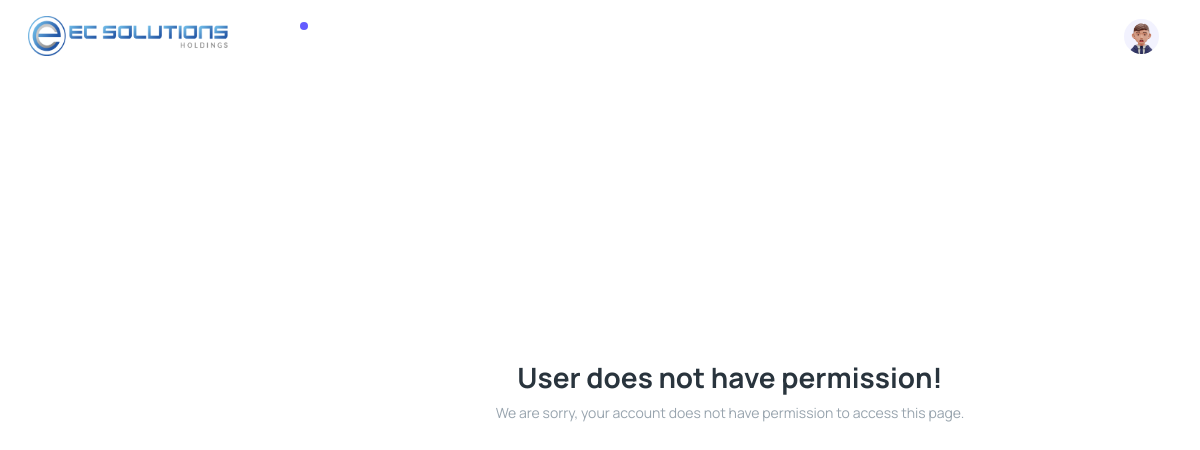
/index.php?route=validate-stockout (signed in), run on an earlier commit of the app's database.
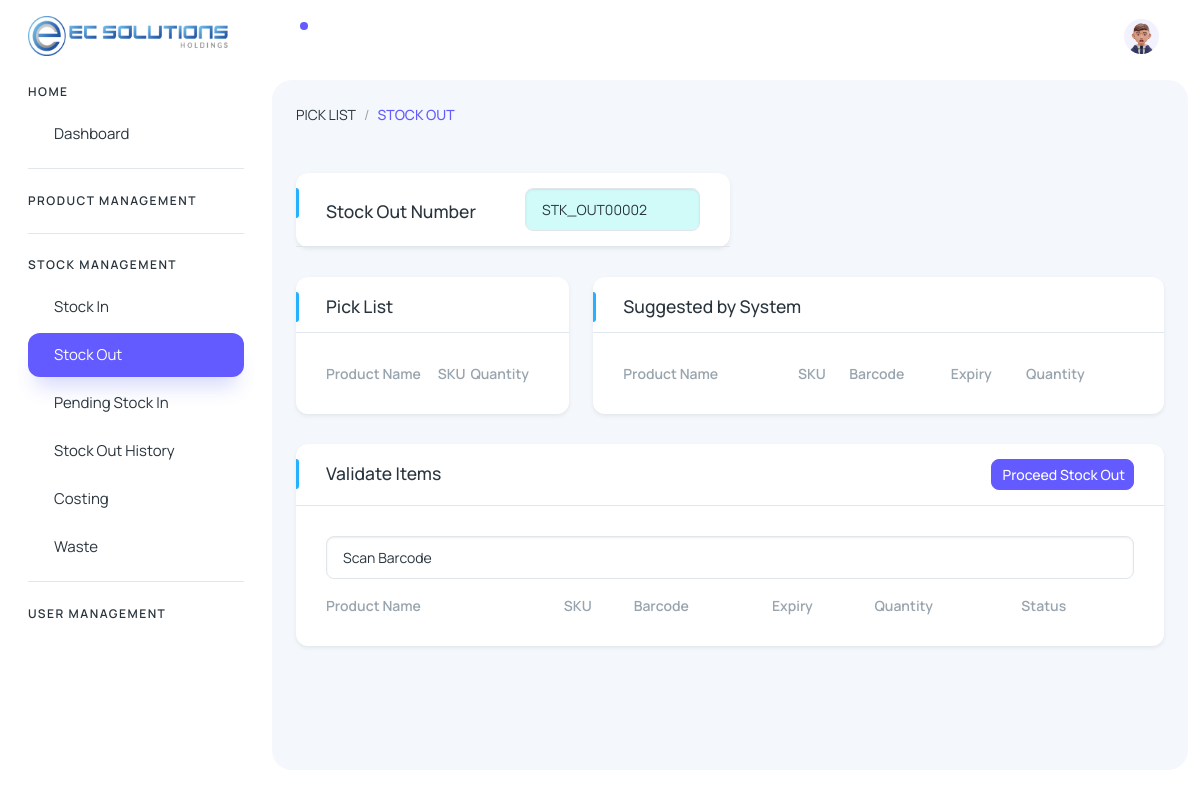
And on a later commit of the database.
### tables this page shows
CREATE TABLE `stockout_history` (
  `id` int(11) NOT NULL,
  `series_number` varchar(255) DEFAULT NULL,
  `date` timestamp NULL DEFAULT current_timestamp(),
  `isAdded` tinyint(4) DEFAULT NULL
);

### index.php (called while the page is built)
<?php
  require_once 'config.php';
  require_once 'admin/process/function.php';
  include("header.php");
?>
<?php
 include("route.php");
?>
<?php
 include("footer.php");
?>

### admin/process/function.php (called while the page is built, shortened)
<?php
    function userHasPermission ($pdo, $userId, $permissionName){
        try {
        $sql = "SELECT
        a.permission_name
        FROM permissions a
        JOIN role_permissions b ON b.permission_id = a.id
        JOIN roles c ON c.id = b.role_id
        JOIN users d ON d.role_id = c.id
        WHERE d.id = :user_id AND a.permission_name = :permission_name";
        $stmt = $pdo->prepare($sql);
        $stmt->execute(['user_id'=> $userId, 'permission_name'=>$permissionName]);
        return $stmt->fetch() !==false;
        }catch(PDOException $e){
            echo "Error: " . $e->getMessage();
            return array();
        }
    }
    function getStockOutNumber($pdo) {
        try {
            $query = "SELECT series_number FROM stockout_history ORDER BY series_number DESC LIMIT 1";
            $stmt = $pdo->prepare($query);
            $stmt->execute();
            if ($stmt->rowCount() > 0) {
                $last_series_number = $stmt->fetchColumn();
                $numeric_part = intval(substr($last_series_number, 7)) + 1;
                $new_series_number = 'STK_OUT' . str_pad($numeric_part, 5, '0', STR_PAD_LEFT);
            } else {
                $new_series_number = 'STK_OUT00001';
            }
            return $new_series_number;
        } catch(PDOException $e) {
            echo "Error: " . $e->getMessage();
            return null;
        }
    }
?>

### admin/views/stock-management/validate_stockout.php (the view, shortened to what this page needs)
<?php
$last_series_number = getStockOutNumber($pdo);
?>
<?php if(userHasPermission($pdo, $_SESSION["user_id"], 'manage_stockout')){?>
<div class="body-wrapper-inner">
<div class="container-fluid" style="max-width: 100% !important;">
    <div class="col-lg-6">
        <div class="d-flex">
          <div class="d-flex justify-content-center align-items-center">
            <a href="index.php?route=stock-out" class="text-uppercase">Pick List</iconify-icon></a>
          </div>
          <div class="d-flex justify-content-center align-items-center px-2">
            /
          </div>
          <div class="d-flex justify-content-center align-items-center">
            <a href="index.php?route=validate-stockout" class="text-uppercase text-primary fw-bold">Stock Out</a>
          </div>
        </div>
    </div>
  </div>
  <div class="container-fluid" style="max-width: 100% !important;">
    <div class="card shadow-sm w-50">
          <div class="card-header bg-transparent border-bottom">
            <div class="row align-items-center">
              <div class="col">
                <h5 class="mt-1 mb-0">Stock Out Number</h5>
              </div>
              <div class="col">
                <input type="text" class="form-control bg-secondary-subtle" id="stockOutNumber" value="<?php echo $last_series_number;?>" readonly>
              </div>
            </div>
          </div>
    </div>
    <div class="row">
    <div class="col-lg-4">
        <div class="card shadow-sm">
        <div class="card-header bg-transparent border-bottom">
            <div class="row">
            <div class="col">
                <h5 class="mt-1 mb-0">Pick List</h5>
            </div>
            </div>
        </div>
        <div class="card-body">
                <table id="picklistTable" class="display" style="width:100%">
                    <thead>
                        <tr>
                            <th>Product Name</th>
                            <th>SKU</th>
                            <th>Quantity</th>
                        </tr>
                    </thead>
                </table>
        </div>
        </div>
    </div>
    <div class="col-lg-8">
        <div class="card shadow-sm">
        <div class="card-header bg-transparent border-bottom">
            <div class="row">
            <div class="col">
                <h5 class="mt-1 mb-0">Suggested by System</h5>
            </div>
            </div>
        </div>
        <div class="card-body">
            <table id="suggestedItemsTable" class="display" style="width:100%">
                <thead>
                    <tr>
                        <th>Product Name</th>
                        <th>SKU</th>
                        <th>Barcode</th>
                        <th>Expiry</th>
                        <th>Quantity</th>
                    </tr>
                </thead>
            </table>
        </div>
        </div>
    </div>
    <div class="col-lg-12">
        <div class="card shadow-sm">
            <div class="card-header bg-transparent border-bottom">
                <div class="row">
                <div class="col">
                    <h5 class="mt-1 mb-0">Validate Items</h5>
                </div>
                <div class="col">
                    <button class="btn btn-primary btn-sm float-end fs-3" id="proceedStockOut"><iconify-icon icon="healthicons:stock-out" width="20" height="20"></iconify-icon>&nbsp;Proceed Stock Out</button>
                </div>
                </div>
            </div>
            <div class="card-body">
                <input type="text" id="barcodeInput" placeholder="Scan Barcode" class="form-control mb-3">
                <table id="validateItemTable" class="display" style="width:100%">
                    <thead>
                        <tr>
                            <th>Product Name</th>
                            <th>SKU</th>
                            <th>Barcode</th>
                            <th>Expiry</th>
                            <th>Quantity</th>
                            <th>Status</th>
                        </tr>
                    </thead>
                </table>
            </div>
        </div>
    </div>
    </div>
  </div>
</div>
<?php }else{
  echo '
  <div class="d-flex justify-content-center align-items-center vh-100">
  <div class="container">
      <div class="row">
          <div class="col text-center">
              <iconify-icon icon="maki:caution" width="50" height="50"></iconify-icon>
              <h2 class="fw-bolder">User does not have permission!</h2>
              <p>We are sorry, your account does not have permission to access this page.</p>
          </div>
      </div>
  </div>
</div>
  ';
}?>

### header.php (shortened to what this page needs)
<?php
$route = $_GET['route'] ?? 'home';
?>
<!doctype html>
<html lang="en">
<head>
  <link rel="stylesheet" href="assets/css/styles.min.css" />
  <link rel="stylesheet" href="assets/css/table.css">
  <link rel="stylesheet" href="assets/css/all.min.css">
  <link href="assets/js/datatables.min.css" rel="stylesheet">
    <link rel="stylesheet" href="assets/libs/bootstrap-select/dist/css/bootstrap-select.min.css">
  <link rel="stylesheet" href="assets/libs/toastr/css/toastr.min.css">
</head>
<body>
  <div class="page-wrapper" id="main-wrapper" data-layout="vertical" data-navbarbg="skin6" data-sidebartype="full"
    data-sidebar-position="fixed" data-header-position="fixed">
    <aside class="left-sidebar">
      <div>
        <div class="brand-logo d-flex align-items-center justify-content-between">
          <a href="./index.html" class="text-nowrap logo-img">
            <img src="assets/images/logos/ecsolution_logo.png" height="40" width="200" alt="" />
          </a>
        </div>
        <nav class="sidebar-nav scroll-sidebar" data-simplebar="">
          <ul id="sidebarnav">
            <?php if(userHasPermission($pdo, $_SESSION["user_id"], 'manage_dashboard')){?>
            <li class="nav-small-cap">
              <span class="hide-menu">Home</span>
            </li>
            <li class="sidebar-item">
              <a class="sidebar-link" href="index.php?route=dashboard" aria-expanded="false">
                <span class="hide-menu">Dashboard</span>
              </a>
            </li>
            <?php } ?>
            <?php if(userHasPermission($pdo, $_SESSION["user_id"], 'manage_product') || userHasPermission($pdo, $_SESSION["user_id"], 'manage_category') || userHasPermission($pdo, $_SESSION["user_id"], 'manage_brand') || userHasPermission($pdo, $_SESSION["user_id"], 'manage_units')||userHasPermission($pdo, $_SESSION["user_id"], 'manage_tax')){?>
            <li class="nav-small-cap" data-bs-toggle="collapse" data-bs-target="#collapseProduct" aria-expanded="<?php echo ($route == 'product-management') ? 'true' : 'false'; ?>" aria-controls="collapseProduct">
              <span class="hide-menu text-uppercase">product management</span>
            </li>
            <?php } ?>
            <?php if(userHasPermission($pdo, $_SESSION["user_id"], 'manage_stockin') || userHasPermission($pdo, $_SESSION["user_id"], 'manage_stockout') || userHasPermission($pdo, $_SESSION["user_id"], 'manage_pending_stockin') || userHasPermission($pdo, $_SESSION["user_id"], 'manage_stockout_history')||userHasPermission($pdo, $_SESSION["user_id"], 'manage_costing')||userHasPermission($pdo, $_SESSION["user_id"], 'manage_waste')){?>
            <li class="nav-small-cap" data-bs-toggle="collapse" data-bs-target="#collapseStock" aria-expanded="false" aria-controls="collapseStock">
              <span class="hide-menu text-uppercase">stock management</span>
            </li>
            <div class="collapse <?php echo ($route == 'stock-in' || $route == 'stock-out' || $route == 'pending-stockin' || $route == 'pending-stockout' || $route == 'validate-stockout' || $route == 'costing' || $route == 'waste') ? 'show' : ''; ?>" id="collapseStock">
            <?php if(userHasPermission($pdo, $_SESSION["user_id"], 'manage_stockin')){?>
            <li class="sidebar-item">
              <a class="sidebar-link" href="index.php?route=stock-in" aria-expanded="false">
                <span class="hide-menu">Stock In</span>
              </a>
            </li>
            <?php } ?>
            <?php if(userHasPermission($pdo, $_SESSION["user_id"], 'manage_stockout')){?>
            <li class="sidebar-item">
              <a class="sidebar-link <?php echo ($route == 'validate-stockout') ? 'active' : ''; ?>" href="index.php?route=stock-out" aria-expanded="false">
                <span class="hide-menu">Stock Out</span>
              </a>
            </li>
            <?php } ?>
            <?php if(userHasPermission($pdo, $_SESSION["user_id"], 'manage_pending_stockin')){?>
            <li class="sidebar-item">
              <a class="sidebar-link" href="index.php?route=pending-stockin" aria-expanded="false">
                <span class="hide-menu">Pending Stock In</span>
              </a>
            </li>
            <?php } ?>
            <?php if(userHasPermission($pdo, $_SESSION["user_id"], 'manage_stockout_history')){?>
            <li class="sidebar-item">
              <a class="sidebar-link" href="index.php?route=pending-stockout" aria-expanded="false">
                <span class="hide-menu">Stock Out History</span>
              </a>
            </li>
            <?php } ?>
            <?php if(userHasPermission($pdo, $_SESSION["user_id"], 'manage_costing')){?>
            <li class="sidebar-item">
              <a class="sidebar-link" href="index.php?route=costing" aria-expanded="false">
                <span class="hide-menu">Costing</span>
              </a>
            </li>
            <?php } ?>
            <?php if(userHasPermission($pdo, $_SESSION["user_id"], 'manage_waste')){?>
            <li class="sidebar-item">
              <a class="sidebar-link" href="index.php?route=waste" aria-expanded="false">
                <span class="hide-menu">Waste</span>
              </a>
            </li>
            <?php } ?>
            </div>
            <?php } ?>
            <?php if(userHasPermission($pdo, $_SESSION["user_id"], 'manage_user') || userHasPermission($pdo, $_SESSION["user_id"], 'manage_role')){?>
            <li class="nav-small-cap" data-bs-toggle="collapse" data-bs-target="#collapseUser" aria-expanded="<?php echo ($route == 'product-management') ? 'true' : 'false'; ?>" aria-controls="collapseUser">
              <span class="hide-menu text-uppercase">user management</span>
            </li>
            <?php } ?>
          </ul>
        </nav>
      </div>
    </aside>
    <div class="body-wrapper">
      <header class="app-header">
        <nav class="navbar navbar-expand-lg navbar-light">
          <ul class="navbar-nav">
            <li class="nav-item">
              <a class="nav-link " href="javascript:void(0)">
                <div class="notification bg-primary rounded-circle"></div>
              </a>
            </li>
          </ul>
          <div class="navbar-collapse justify-content-end px-0" id="navbarNav">
            <ul class="navbar-nav flex-row ms-auto align-items-center justify-content-end">
              <li class="nav-item dropdown">
                <a class="nav-link " href="javascript:void(0)" id="drop2" data-bs-toggle="dropdown"
                  aria-expanded="false">
                  <img src="assets/images/profile/user-1.jpg" alt="" width="35" height="35" class="rounded-circle">
                </a>
              </li>
            </ul>
          </div>
        </nav>
      </header>

### route.php (shortened to what this page needs)
<?php
$route = $_GET['route'] ?? 'dashboard';
switch ($route){
    case "validate-stockout":
        require 'admin/views/stock-management/validate_stockout.php';
        break;
}
?>

### footer.php
    </div>
</div>
</body>
</html>

### assets/css/table.css (style rules this page uses)
.card .card-header:not(.border-0) h5:after { content: ""; height: 30px; width: 3px; background: #26B1FF; position: absolute; left: 0px; top: 15px; border-radius: 0 3px 3px 0; }

### header.php (style rules this page uses)
.nav-small-cap { cursor: pointer; }

What changed in the data, as far as the page shows it:
added stockout_history: series_number "STK_OUT00002"
Also different on the page:
text no longer shown: "User does not have permission! We are sorry, your account does not have permission to access this page."
text now shown: "HOME Dashboard PRODUCT MANAGEMENT STOCK MANAGEMENT Stock In Stock Out Pending Stock In Stock Out History Costing Waste USER MANAGEMENT PICK LIST / STOCK OUT Stock Out Number Pick List Product Name SKU Quantity Suggested by System Product Name SKU Barcode Expiry Quantity Validate Items Proceed Stock Out Product Name SKU Barcode Expiry Quantity Status"
